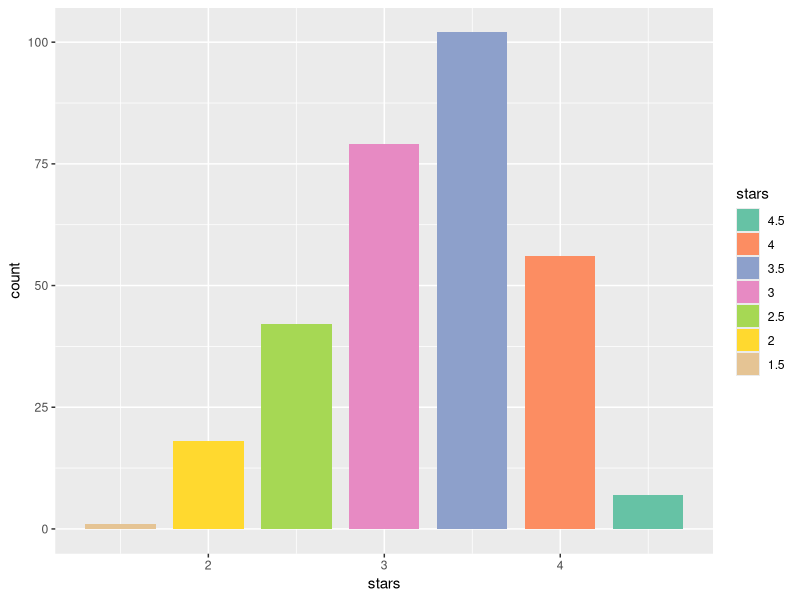

Here is the R script that generated this plot: (Note: this script raises an error after producing the figure.)
rm(list = ls())

library(ggplot2)
library(tidyverse)

# read steak_attributes.csv
steak_attributes<-read.csv("data/steak_attributes.csv", header = TRUE)

# factorize attributes
for (ind in 1:dim(steak_attributes)[1]) {
  # re-code Alcohol: 0-none, 1-beer_and_wine, 2-full_bar
  steak_attributes[ind,6]<-gsub("'", "", steak_attributes[ind,6])
  steak_attributes[ind,6]<-gsub("^u", "", steak_attributes[ind,6])
  if (steak_attributes[ind,6] == "none") {
    steak_attributes[ind,6]<-0
  } else if (steak_attributes[ind,6] == "beer_and_wine") {
    steak_attributes[ind,6]<-1
  } else {
    steak_attributes[ind,6]<-2
  }
  
  # re-code GoodForKids: 0-False, 1-True
  steak_attributes[ind,7]<-as.numeric(ifelse(steak_attributes[ind,7] == "False", 0, 1))
  
  # re-code HasTV: 0-False, 1-True
  steak_attributes[ind,8]<-as.numeric(ifelse(steak_attributes[ind,8] == "False", 0, 1))
  
  # re-code OutdoorSeating: 0-False, 1-True
  steak_attributes[ind,9]<-as.numeric(ifelse(steak_attributes[ind,9] == "False", 0, 1))
  
  # re-code RestaurantsAttire: 0-casual, 1-dressy
  steak_attributes[ind,10]<-gsub("'", "", steak_attributes[ind,10])
  steak_attributes[ind,10]<-gsub("^u", "", steak_attributes[ind,10])
  steak_attributes[ind,10]<-as.numeric(ifelse(steak_attributes[ind,10] == "casual", 0, 1))
  
  # re-code RestaurantsDelivery: 0-None/False, 1-True
  steak_attributes[ind,11]<-as.numeric(ifelse(steak_attributes[ind,11] == "True", 1, 0))
  
  # re-code RestaurantsReservations: 0-None/False, 1-True
  steak_attributes[ind,13]<-as.numeric(ifelse(steak_attributes[ind,13] == "True", 1, 0))
  
  # re-code RestaurantsTakeout: 0-False, 1-True
  steak_attributes[ind,14]<-as.numeric(ifelse(steak_attributes[ind,14] == "False", 0, 1))
}

for (i in 6:ncol(steak_attributes)) {
  steak_attributes[,i]<-factor(steak_attributes[,i])
}

summary(steak_attributes)
## no hipster ambience, nearly no divey/touristy ambience, nearly no validated parking
steak_attributes$Ambience.divey<-NULL
steak_attributes$Ambience.hipster<-NULL
steak_attributes$Ambience.touristy<-NULL
steak_attributes$BusinessParking.validated<-NULL



# plot
## distribution of star ratings
steak_attributes %>% group_by(stars) %>% summarise(count = n()) %>% 
  ggplot(aes(x = stars, y = count, fill = factor(stars, levels = seq(4.5, 1.5, by = -0.5)))) + 
  scale_fill_brewer(name = "stars", palette = "Set2") + 
  geom_col(width = 0.4)

ggsave("figure/stars_dist.png", width = 4, height = 3)

## Stars vs. Alcohol
steak_attributes %>% group_by(Alcohol, stars) %>% summarise(count = n()) %>% 
  ggplot(aes(x = Alcohol, y = count, fill = factor(stars, levels = seq(4.5, 1.5, by = -0.5)))) + 
  scale_fill_brewer(name = "stars", palette = "Pastel1") + 
  geom_bar(position = "fill", stat = "identity", width = 0.7) + 
  ylab("Frequency") + ggtitle("Stars vs. Alcohol") + 
  scale_x_discrete(labels = c("0" = "None", "1" = "Beer & Wine", "2" = "Full Bar"))

ggsave("figure/stack_alcohol.png", width = 4, height = 3)


## Stars vs. GoodForKids
steak_attributes %>% group_by(GoodForKids, stars) %>% summarise(count = n()) %>% 
  ggplot(aes(x = GoodForKids, y = count, fill = factor(stars, levels = seq(4.5, 1.5, by = -0.5)))) + 
  scale_fill_brewer(name = "stars", palette = "Pastel1") + 
  geom_bar(position = "fill", stat = "identity", width = 0.4) + 
  ylab("Frequency") + ggtitle("Stars vs. GoodForKids") + 
  scale_x_discrete(labels = c("0" = "Not Good for Kids", "1" = "Good for Kids"))

ggsave("figure/stack_goodforkids.png", width = 4, height = 3)


## Stars vs. RestaurantsAttire
steak_attributes %>% group_by(RestaurantsAttire, stars) %>% summarise(count = n()) %>% 
  ggplot(aes(x = RestaurantsAttire, y = count, fill = factor(stars, levels = seq(4.5, 1.5, by = -0.5)))) + 
  scale_fill_brewer(name = "stars", palette = "Pastel1") + 
  geom_bar(position = "fill", stat = "identity", width = 0.4) + 
  ylab("Frequence") + ggtitle("Stars vs. RestaurantsAttire") + 
  scale_x_discrete(labels = c("0" = "Casual", "1" = "Dressy"))

ggsave("figure/stack_attire.png", width = 4, height = 3)


## Stars vs. RestaurantsDelivery
steak_attributes %>% group_by(RestaurantsDelivery, stars) %>% summarise(count = n()) %>% 
  ggplot(aes(x = RestaurantsDelivery, y = count, fill = factor(stars, levels = seq(4.5, 1.5, by = -0.5)))) + 
  scale_fill_brewer(name = "stars", palette = "Pastel1") + 
  geom_bar(position = "fill", stat = "identity", width = 0.4) + 
  ylab("Frequence") + ggtitle("Stars vs. RestaurantsDelivery") + 
  scale_x_discrete(labels = c("0" = "No Delivery", "1" = "Delivery Available"))

ggsave("figure/stack_delivery.png", width = 4, height = 3)


## Stars vs. RestaurantsReservations
steak_attributes %>% group_by(RestaurantsReservations, stars) %>% summarise(count = n()) %>% 
  ggplot(aes(x = RestaurantsReservations, y = count, fill = factor(stars, levels = seq(4.5, 1.5, by = -0.5)))) + 
  scale_fill_brewer(name = "stars", palette = "Pastel1") + 
  geom_bar(position = "fill", stat = "identity", width = 0.4) + 
  ylab("Frequence") + ggtitle("Stars vs. RestaurantsReservations") + 
  scale_x_discrete(labels = c("0" = "No Reserve", "1" = "Reserve"))

ggsave("figure/stack_reserve.png", width = 4, height = 3)


## Stars vs. Ambience
star<-seq(1.5, 4.5, by = 0.5)
ambience<-c("casual", "classy", "intimate", "romantic", "trendy", "upscale")
amb_star<-data.frame("Ambience" = rep(ambience, each = 7), "stars" = rep(star, length(ambience)))
star_count<-c()
for (i in 15:20) {
  for (j in 1:7) {
    c<-sum(steak_attributes[steak_attributes$stars == star[j],i] == 1)
    star_count<-c(star_count, c)
  }
}
amb_star$count<-star_count

amb_star %>% ggplot(aes(x = Ambience, y = count, fill = factor(stars, levels = seq(4.5, 1.5, by = -0.5)))) + 
  scale_fill_brewer(name = "stars", palette = "Pastel1") + 
  geom_bar(position = "fill", stat = "identity", width = 0.7) + 
  ylab("Frequency") + ggtitle("Stars vs. Ambience")

ggsave("figure/stack_ambience.png", width = 4, height = 3)



# anova
steak_attributes_aov<-aov(stars ~ ., data = steak_attributes[,-seq(1,4)])
summary(steak_attributes_aov)
## Alcohol, GoodForKids, RestaurantsAttire, RestaurantsDelivery, RestaurantsReservations, 
## Ambience.casual, Ambience.classy

reg<-lm(stars ~ Alcohol + GoodForKids + RestaurantsAttire + RestaurantsDelivery + 
          RestaurantsReservations + Ambience.casual + Ambience.classy, 
        data = steak_attributes)
summary(reg)
anova(reg)



# plot (attributes not included in final suggestions)
## Stars vs. HasTV
steak_attributes %>% group_by(HasTV, stars) %>% summarise(count = n()) %>% 
  ggplot(aes(x = HasTV, y = count, fill = factor(stars, levels = seq(4.5, 1.5, by = -0.5)))) + 
  scale_fill_brewer(name = "stars", palette = "Pastel1") + 
  geom_bar(position = "fill", stat = "identity", width = 0.4) + 
  ylab("Frequence") + ggtitle("Stars vs. HasTV") + 
  scale_x_discrete(labels = c("0" = "No TV", "1" = "Has TV"))

ggsave("figure/stack_hastv.png", width = 4, height = 3)

## Stars vs. OutdoorSeating
steak_attributes %>% group_by(OutdoorSeating, stars) %>% summarise(count = n()) %>% 
  ggplot(aes(x = OutdoorSeating, y = count, fill = factor(stars, levels = seq(4.5, 1.5, by = -0.5)))) + 
  scale_fill_brewer(name = "stars", palette = "Pastel1") + 
  geom_bar(position = "fill", stat = "identity", width = 0.4) + 
  ylab("Frequence") + ggtitle("Stars vs. OutdoorSeating") + 
  scale_x_discrete(labels = c("0" = "No Outdoor Seating", "1" = "Outdoor Seating Available"))

ggsave("figure/stack_outdoorseating.png", width = 4, height = 3)

## Stars vs. RestaurantsPriceRange2
steak_attributes %>% group_by(RestaurantsPriceRange2, stars) %>% summarise(count = n()) %>% 
  ggplot(aes(x = RestaurantsPriceRange2, y = count, fill = factor(stars, levels = seq(4.5, 1.5, by = -0.5)))) + 
  scale_fill_brewer(name = "stars", palette = "Pastel1") + 
  geom_bar(position = "fill", stat = "identity", width = 0.7) + 
  ylab("Frequence") + ggtitle("Stars vs. RestaurantsPriceRange2")

ggsave("figure/stack_price.png", width = 4, height = 3)


## Stars vs. RestaurantsTakeout
steak_attributes %>% group_by(RestaurantsTakeOut, stars) %>% summarise(count = n()) %>% 
  ggplot(aes(x = RestaurantsTakeOut, y = count, fill = factor(stars, levels = seq(4.5, 1.5, by = -0.5)))) + 
  scale_fill_brewer(name = "stars", palette = "Pastel1") + 
  geom_bar(position = "fill", stat = "identity", width = 0.4) + 
  ylab("Frequence") + ggtitle("Stars vs. RestaurantsTakeout") + 
  scale_x_discrete(labels = c("0" = "No Takeout", "1" = "Takeout Allowed"))

ggsave("figure/stack_takeout.png", width = 4, height = 3)


## Stars vs. BusinessParking
park<-c("garage", "lot", "street", "valet")
park_star<-data.frame("BusinessParking" = rep(park, each = 7), "stars" = rep(star, 4))
star_count<-c()
for (i in 21:24) {
  for (j in 1:7) {
    c<-sum(steak_attributes[steak_attributes$stars == star[j],i] == 1)
    star_count<-c(star_count, c)
  }
}
park_star$count<-star_count

park_star %>% ggplot(aes(x = BusinessParking, y = count, fill = factor(stars, levels = seq(4.5, 1.5, by = -0.5)))) + 
  scale_fill_brewer(name = "stars", palette = "Pastel1") + 
  geom_bar(position = "fill", stat = "identity", width = 0.7) + 
  ylab("Frequency") + ggtitle("Stars vs. BusinessParking")

ggsave("figure/stack_parking.png", width = 4, height = 3)



# write seleted attributes .csv file
write.csv(steak_attributes[, c(1:7, 10, 11, 13, 15, 16)], "data/attributes.csv", row.names = FALSE)
